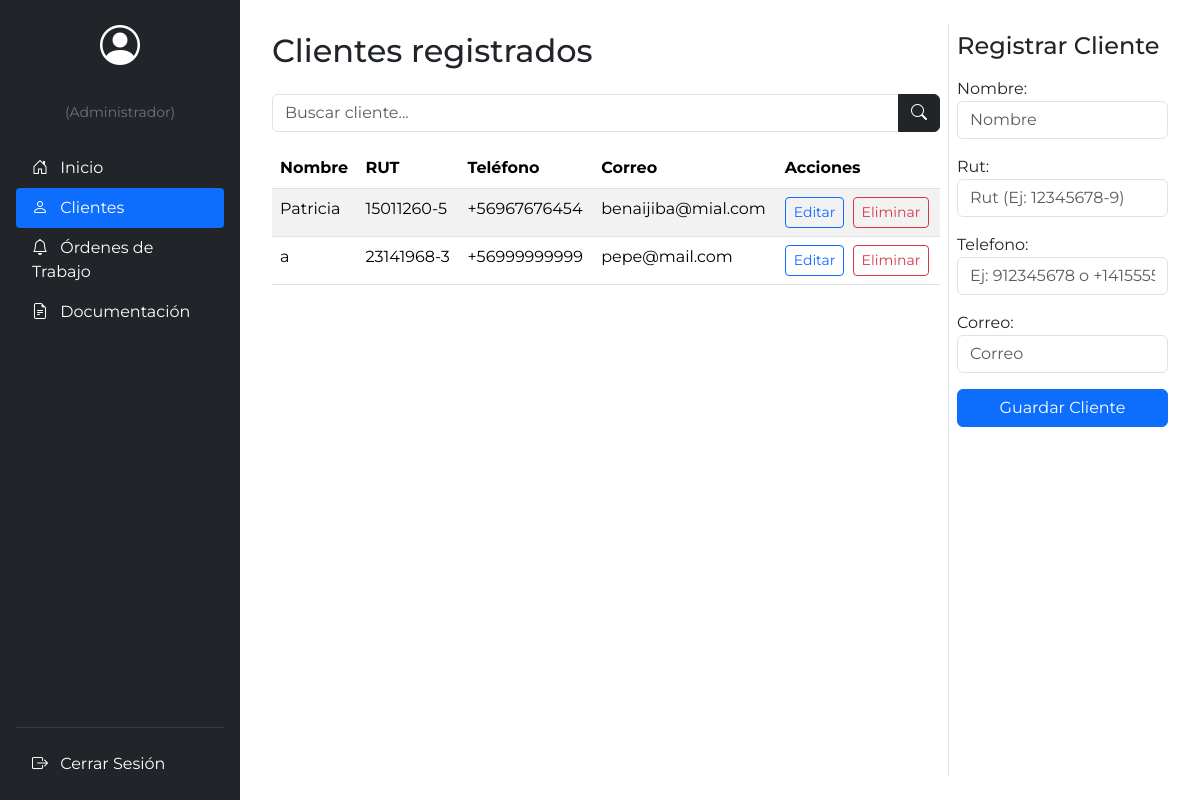
Before: /clientes/ with the older database file.
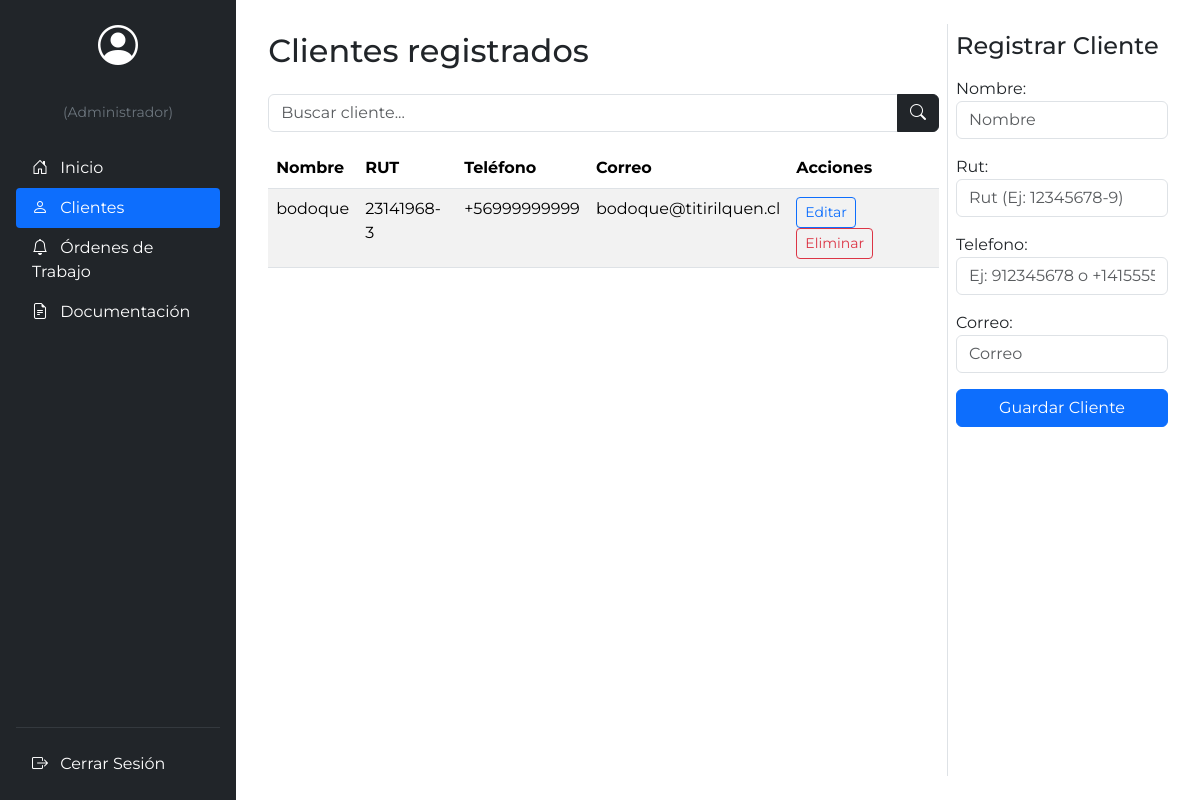
After: the same page with the newer database file.
### mainApp/models.py (models this page shows, shortened)
class Cliente(models.Model):
    nombre = models.CharField(max_length=100)
    rut = models.CharField(max_length=12, unique=True)
    telefono = models.CharField(max_length=20, unique=True)
    correo = models.EmailField(unique=True)
    class Meta:
        verbose_name = "Cliente"
        verbose_name_plural = "Clientes"

### mainApp/views.py (the view)
# urls.py: path('clientes/', views.clientes, name='clientes'),
def clientes(request):
    if request.method == 'POST':
        form = ClienteForm(request.POST)
        if form.is_valid():
            form.save()
            return redirect('clientes')
    else:
        form = ClienteForm()
    query = request.GET.get('search', '')
    if query:
        clientes = Cliente.objects.filter(
            Q(nombre__icontains=query) |
            Q(rut__icontains=query) |
            Q(telefono__icontains=query) |
            Q(correo__icontains=query)
        )
    else:
        clientes = Cliente.objects.all()
    return render(request, 'clientes.html', {
        'clientes': clientes,
        'form': form,
        'es_tecnico': es_tecnico(request.user),   # ✅ AQUÍ
    })

### mainApp/forms.py (shortened to what this page needs)
class ClienteForm(forms.ModelForm):
    class Meta:
        model = Cliente
        fields = ['nombre', 'rut', 'telefono', 'correo']
    def __init__(self, *args, **kwargs):
        super().__init__(*args, **kwargs)
        self.fields['nombre'].widget.attrs.update({'class': 'form-control mb-2', 'placeholder': 'Nombre'})
        self.fields['rut'].widget.attrs.update({'class': 'form-control mb-2', 'placeholder': 'Rut (Ej: 12345678-9)'})
        self.fields['telefono'].widget.attrs.update({
            'class': 'form-control mb-2',
            'placeholder': 'Ej: 912345678 o +14155552671'
        })
        self.fields['correo'].widget.attrs.update({'class': 'form-control mb-2', 'placeholder': 'Correo'})

### mainApp/views.py (called while the page is built)
def es_tecnico(user):
    return user.groups.filter(name="Tecnico").exists()

### templates/clientes.html (shortened to what the changed rows need)
<!DOCTYPE html>
<html lang="es">
<head>
    <link href="https://cdn.jsdelivr.net/npm/bootstrap@5.3.3/dist/css/bootstrap.min.css" rel="stylesheet">
    <link rel="stylesheet" href="https://cdn.jsdelivr.net/npm/bootstrap-icons@1.11.3/font/bootstrap-icons.css">
</head>
<body class="d-flex" style="min-height: 100vh; font-family: 'Montserrat', sans-serif;">
<main class="flex-grow-1 p-4 d-flex flex-wrap">
    <section class="col-md-8 col-lg-9 p-2">
        <h2 class="mb-4">Clientes registrados</h2>
        <table class="table table-striped">
            <thead>
                <tr>
                    <th>Nombre</th>
                    <th>RUT</th>
                    <th>Teléfono</th>
                    <th>Correo</th>
                    <th>Acciones</th>
                </tr>
            </thead>
            <tbody>
                {% for cliente in clientes %}
                <tr>
                    <td>{{ cliente.nombre }}</td>
                    <td>{{ cliente.rut }}</td>
                    <td>{{ cliente.telefono }}</td>
                    <td>{{ cliente.correo }}</td>
                    <td>
                        <a href="/clientes/editar/{{ cliente.id }}/"
                           class="btn btn-sm btn-outline-primary me-1">
                            Editar
                        </a>
                        {% if not es_tecnico %}
                        <a href="/clientes/eliminar/{{ cliente.id }}/"
                           class="btn btn-sm btn-outline-danger">
                            Eliminar
                        </a>
                        {% endif %}
                    </td>
                </tr>
                {% empty %}
                <tr>
                    <td colspan="5" class="text-center">
                        No hay clientes registrados
                    </td>
                </tr>
                {% endfor %}
            </tbody>
        </table>
    </section>
</main>
</body>
</html>

Changed rows visible on the page:
removed Cliente: nombre "Patricia", rut "15011260-5", telefono "+56967676454", correo "benaijiba@mial.com"
removed Cliente: nombre "a", rut "23141968-3", telefono "+56999999999", correo "pepe@mail.com"
added Cliente: nombre "bodoque", rut "23141968-3", telefono "+56999999999", correo "bodoque@titirilquen.cl"
